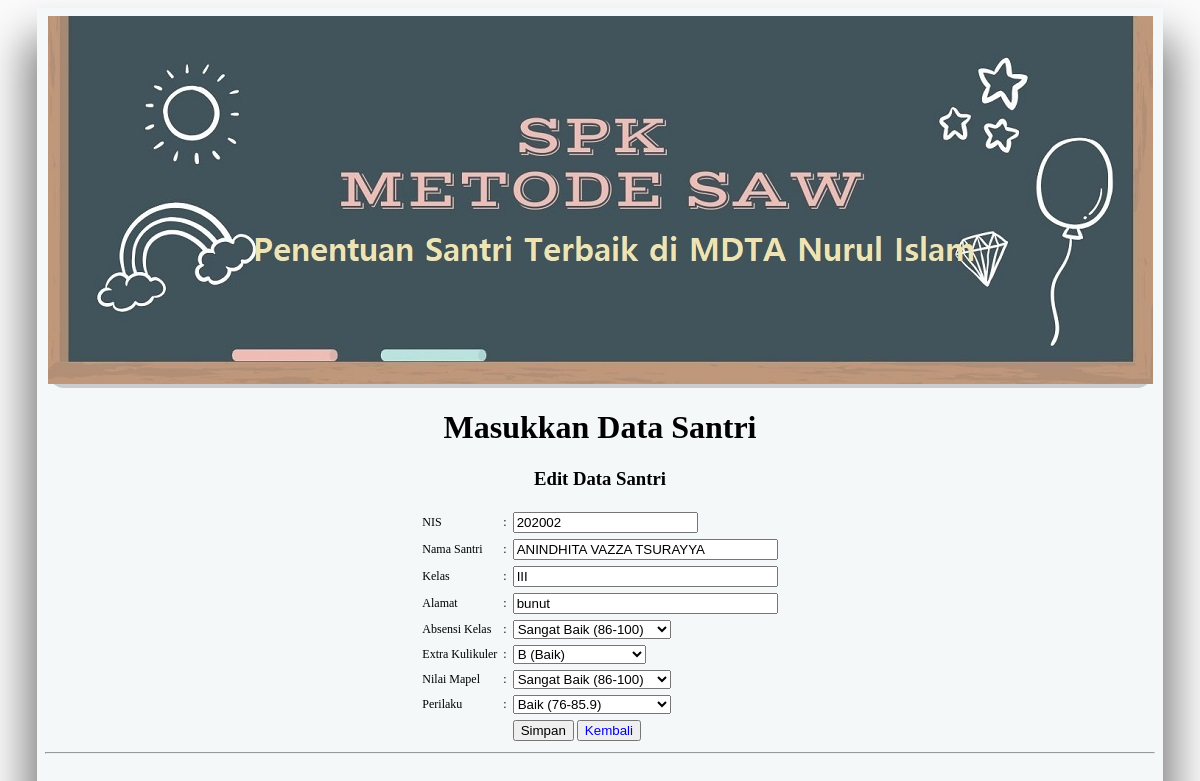
Page /edit.php?nik=202002 (signed in) on the committed database.
### tables this page shows
CREATE TABLE `tbl_santri` (
  `id_santri` int(11) NOT NULL,
  `nik` int(11) NOT NULL,
  `nis` int(11) NOT NULL,
  `nama` varchar(50) NOT NULL,
  `kelas` varchar(5) NOT NULL,
  `th_ajaran` varchar(50) NOT NULL,
  `alamat` varchar(50) NOT NULL,
  `status` tinyint(4) NOT NULL DEFAULT 0
);

CREATE TABLE `tbl_matrik` (
  `id_matrik` int(11) NOT NULL,
  `nik` int(11) NOT NULL,
  `kriteria1_absensi` int(11) NOT NULL,
  `kriteria2_extrakulikuler` int(11) NOT NULL,
  `kriteria3_mapel` float NOT NULL,
  `kriteria4_perilaku` int(11) NOT NULL,
  `status` tinyint(4) NOT NULL DEFAULT 0
);

### edit.php (the view, shortened to what this page needs)
<?php
	include('koneksi.php');
	$nik = $_GET['nik'];
	$show = mysqli_query($koneksi, "SELECT * FROM tbl_santri, tbl_matrik WHERE tbl_matrik.nik=tbl_santri.nik AND tbl_matrik.nik='$nik'");
	if(mysqli_num_rows($show) == 0){
		echo '<script>window.history.back()</script>';
	}else{
		$data = mysqli_fetch_assoc($show);
	}
?>
<!DOCTYPE html>
<html>
<head>
	<link rel="stylesheet" href="css/style.css" type="text/css" />
	<link rel="stylesheet" href="css/menu.css" type="text/css" media="screen">
</head>
<body>
	<div id="content" align="center">
    <div class="body">
      <div class="header">
        <img src="images/headernew.jpg">
      </div>
			<h1 class="style3"> Masukkan Data Santri </h1>
			<h3>Edit Data Santri</h3>
			<form action="proses/edit-proses.php" method="post">
				<table cellpadding="3" cellspacing="0">
					<tr>
						<td>NIS</td>
						<td>:</td>
						<td><input type="text" name="nis" value="<?php echo $data['nis']; ?>" required></td>
					</tr>
					<tr>
						<td>Nama Santri</td>
						<td>:</td>
						<td><input type="text" name="nama1" size="30" value="<?php echo $data['nama']; ?>" required></td>
					</tr>
					<tr>
						<td>Kelas</td>
						<td>:</td>
						<td><input type="text" name="kelas" size="30" value="<?php echo $data['kelas']; ?>" required></td>
					</tr>
					<tr>
						<td>Alamat</td>
						<td>:</td>
						<td><input type="text" name="alamat1" size="30" value="<?php echo $data['alamat']; ?>" required></td>
					</tr>
					<tr>
						<td>Absensi Kelas</td>
						<td>:</td>
						<td>
							<select name="kriteria1_absensi" required>
		           	<?php
		           		if($data['kriteria1_absensi'] == "5") echo "<option value='5' selected> Sangat Baik (86-100)</option>";
		           		else echo "<option value='5'>Sangat Baik (86-100)</option>";
		         		?>
							</select>
						</td>
					</tr>
					<tr>
						<td>Extra Kulikuler</td>
						<td>:</td>
						<td>
							<select name="kriteria2_extrakulikuler" required>
								<?php
				       		if($data['kriteria2_extrakulikuler'] == "4") echo "<option value='4' selected> B (Baik)  </option>";
				       		else echo "<option value='4'>B (Baik)</option>";
						   		?>
							</select>
						</td>
					</tr>
				  	<tr>
						<td>Nilai Mapel</td>
						<td>:</td>
						<td>
							<select name="kriteria3_mapel" required>
		           	<?php
		           		if($data['kriteria3_mapel'] == "5") echo "<option value='5' selected> Sangat Baik (86-100)</option>";
		           		else echo "<option value='5'>Sangat Baik (86-100)</option>";
		         		?>
							</select>
						</td>
					</tr>
					<tr>
						<td>Perilaku</td>
						<td>:</td>
						<td>
							<select name="kriteria4_perilaku" required>
		           	<?php
		           		if($data['kriteria4_perilaku'] == "4") echo "<option value='4' selected> Baik (76-85.9)</option>";
		           		else echo "<option value='4'>Baik (76-85.9)</option>";
		         		?>
							</select>
						</td>
					</tr>
					<tr>
						<td>&nbsp;</td>
						<td></td>
						<td>
							<input type="submit" name="simpan" value="Simpan">
							<button><a href="view.php" style="text-decoration-line: none;">Kembali</a></button>
						</td>
					</tr>
				</table>
				<hr>
			</form>
		</div>
	</div>
</body>
</html>

### css/style.css (style rules this page uses)
body { background:#fbfbfb; }
.body { background:#f4f8f9; min-height:950px; width:1110px; display:block; padding: 8px 8px 8px 8px; clear: both; box-shadow:0px 40px 40px 10px rgba(0,0,0, .5); border-radius: 13px 0px 13px 13px; -moz-border-radius: 13px; -webkit-border-radius: 0px; }
.header { border: 0px solid #14afca; background:#CCC; min-height:170px; width:1105px; border-radius: 0px; -moz-border-radius: 16px; -webkit-border-radius: 16px; }
table, tr, td { font-size: 12px; }

### rows in the picture
tbl_santri: nis "202002", nama1 "ANINDHITA VAZZA TSURAYYA", kelas "III", alamat1 "bunut"
tbl_matrik: kriteria1_absensi "Sangat Baik (86-100)", kriteria2_extrakulikuler "B (Baik)", kriteria3_mapel "Sangat Baik (86-100)", kriteria4_perilaku "Baik (76-85.9)"
